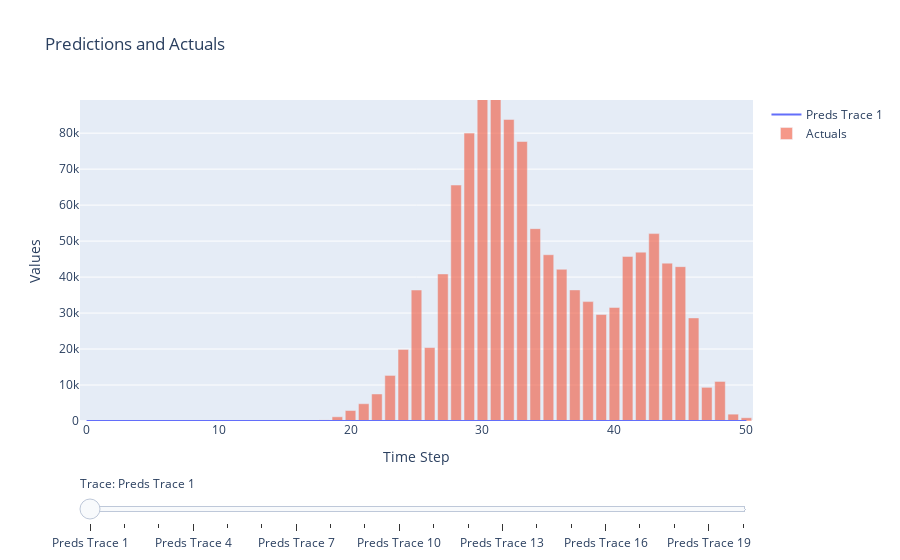

Notebook cell for this chart:
### Code cell
fig2.show()

### Figure 1 — Plotly figure (JSON) as saved in the notebook; plotly's stock layout.template omitted (floating-point values rounded to 4 significant figures)
{"data": [{"mode": "lines", "name": "Preds Trace 1", "type": "scatter", "visible": true, "x": [0, 1, 2, 3, 4, 5, 6, 7, 8, 9, 10, 11, 12, 13, 14, 15, 16, 17, 18, 19, 20, 21, 22, 23, 24, 25, 26, 27, 28, 29, 30, 31, 32, 33, 34, 35, 36, 37, 38, 39, 40, 41, 42, 43, 44, 45, 46, 47, 48, 49, 50], "y": [0.0, 0.0, 0.0, 0.0, 0.0, 0.0, 0.0, 0.0, 0.0, 0.0, 0.0, 0.0, 0.0, 0.0, 0.0, 0.0, 0.0, 0.0, 0.0, 0.0, 0.0, 0.0, 0.0, 0.0, 0.0, 0.0, 0.0, 0.0, 0.0, 0.0, 0.0, 0.0, 0.0, 0.0, 0.0, 0.0, 0.0, 0.0, 0.0, 0.0, 0.0, 0.0, 0.0, 0.0, 0.0, 0.0, 0.0, 0.0, 0.0, 0.0, 0.0]}, {"mode": "lines", "name": "Preds Trace 2", "type": "scatter", "visible": false, "x": [0, 1, 2, 3, 4, 5, 6, 7, 8, 9, 10, 11, 12, 13, 14, 15, 16, 17, 18, 19, 20, 21, 22, 23, 24, 25, 26, 27, 28, 29, 30, 31, 32, 33, 34, 35, 36, 37, 38, 39, 40, 41, 42, 43, 44, 45, 46, 47, 48, 49, 50], "y": [0.0, 0.0, 0.0, 0.0, 0.0, 0.0, 0.0, 0.0, 0.0, 0.0, 0.0, 0.0, 0.0, 0.0, 0.0, 0.0, 0.0, 0.0, 0.0, 0.0, 0.0, 0.0, 0.0, 0.0, 0.0, 0.0, 0.0, 0.0, 0.0, 0.0, 0.0, 0.0, 0.0, 0.0, 0.0, 0.0, 0.0, 0.0, 0.0, 0.0, 0.0, 0.0, 0.0, 0.0, 0.0, 0.0, 0.0, 0.0, 0.0, 0.0, 0.0]}, {"mode": "lines", "name": "Preds Trace 3", "type": "scatter", "visible": false, "x": [0, 1, 2, 3, 4, 5, 6, 7, 8, 9, 10, 11, 12, 13, 14, 15, 16, 17, 18, 19, 20, 21, 22, 23, 24, 25, 26, 27, 28, 29, 30, 31, 32, 33, 34, 35, 36, 37, 38, 39, 40, 41, 42, 43, 44, 45, 46, 47, 48, 49, 50], "y": [0.0, 0.0, 0.0, 0.0, 0.0, 0.0, 0.0, 0.0, 0.0, 0.0, 0.0, 0.0, 0.0, 0.0, 0.0, 0.0, 0.0, 0.0, 0.0, 0.0, 0.0, 0.0, 0.0, 0.0, 0.0, 0.0, 0.0, 0.0, 0.0, 0.0, 0.0, 0.0, 0.0, 0.0, 0.0, 0.0, 0.0, 0.0, 0.0, 0.0, 0.0, 0.0, 0.0, 0.0, 0.0, 0.0, 0.0, 0.0, 0.0, 0.0, 0.0]}, {"mode": "lines", "name": "Preds Trace 4", "type": "scatter", "visible": false, "x": [0, 1, 2, 3, 4, 5, 6, 7, 8, 9, 10, 11, 12, 13, 14, 15, 16, 17, 18, 19, 20, 21, 22, 23, 24, 25, 26, 27, 28, 29, 30, 31, 32, 33, 34, 35, 36, 37, 38, 39, 40, 41, 42, 43, 44, 45, 46, 47, 48, 49, 50], "y": [0.0, 0.0, 0.0, 0.0, 0.0, 0.0, 0.0, 0.0, 0.0, 0.0, 0.0, 0.0, 0.0, 0.0, 0.0, 0.0, 0.0, 0.0, 0.0, 0.0, 0.0, 0.0, 0.0, 0.0, 0.0, 0.0, 0.0, 0.0, 0.0, 0.0, 0.0, 0.0, 0.0, 0.0, 0.0, 0.0, 0.0, 0.0, 0.0, 0.0, 0.0, 0.0, 0.0, 0.0, 0.0, 0.0, 0.0, 0.0, 0.0, 0.0, 0.0]}, {"mode": "lines", "name": "Preds Trace 5", "type": "scatter", "visible": false, "x": [0, 1, 2, 3, 4, 5, 6, 7, 8, 9, 10, 11, 12, 13, 14, 15, 16, 17, 18, 19, 20, 21, 22, 23, 24, 25, 26, 27, 28, 29, 30, 31, 32, 33, 34, 35, 36, 37, 38, 39, 40, 41, 42, 43, 44, 45, 46, 47, 48, 49, 50], "y": [0.0, 0.0, 0.0, 0.0, 0.0, 0.0, 0.0, 0.0, 0.0, 0.0, 0.0, 0.0, 0.0, 0.0, 0.0, 0.0, 0.0, 0.0, 0.0, 0.0, 0.0, 0.0, 0.0, 0.0, 0.0, 0.0, 0.0, 0.0, 0.0, 0.0, 0.0, 0.0, 0.0, 0.0, 0.0, 0.0, 0.0, 0.0, 0.0, 0.0, 0.0, 0.0, 0.0, 0.0, 0.0, 0.0, 0.0, 0.0, 0.0, 0.0, 0.0]}, {"mode": "lines", "name": "Preds Trace 6", "type": "scatter", "visible": false, "x": [0, 1, 2, 3, 4, 5, 6, 7, 8, 9, 10, 11, 12, 13, 14, 15, 16, 17, 18, 19, 20, 21, 22, 23, 24, 25, 26, 27, 28, 29, 30, 31, 32, 33, 34, 35, 36, 37, 38, 39, 40, 41, 42, 43, 44, 45, 46, 47, 48, 49, 50], "y": [0.0, 0.0, 0.0, 0.0, 0.0, 0.0, 0.0, 0.0, 0.0, 0.2028, -1.135, 7.752, 31.04, 156.1, 318.0, 635.5, 915.3, 1106.0, 1401.0, 1767.0, 2072.0, 2681.0, 3253.0, 3903.0, 4862.0, 5864.0, 6306.0, 7657.0, 8089.0, 8270.0, 9016.0, 8898.0, 8918.0, 9172.0, 7711.0, 7374.0, 6632.0, 5698.0, 5743.0, 6256.0, 5822.0, 5351.0, 5298.0, 5148.0, 4136.0, 4248.0, 3490.0, 1907.0, 1276.0, 516.3, 335.1]}, {"mode": "lines", "name": "Preds Trace 7", "type": "scatter", "visible": false, "x": [0, 1, 2, 3, 4, 5, 6, 7, 8, 9, 10, 11, 12, 13, 14, 15, 16, 17, 18, 19, 20, 21, 22, 23, 24, 25, 26, 27, 28, 29, 30, 31, 32, 33, 34, 35, 36, 37, 38, 39, 40, 41, 42, 43, 44, 45, 46, 47, 48, 49, 50], "y": [0.0, 0.0, 0.0, 0.0, 0.0, 0.0, 0.0, 0.0, 0.0, 0.0, -1.128, 6.593, 31.2, 156.7, 318.2, 638.1, 918.1, 1109.0, 1407.0, 1770.0, 2079.0, 2688.0, 3262.0, 3917.0, 4881.0, 5885.0, 6330.0, 7686.0, 8121.0, 8301.0, 9051.0, 8932.0, 8950.0, 9322.0, 7740.0, 7403.0, 6658.0, 5722.0, 5766.0, 6282.0, 5846.0, 5374.0, 5321.0, 5170.0, 4154.0, 4267.0, 3505.0, 1916.0, 1281.0, 518.4, 336.5]}, {"mode": "lines", "name": "Preds Trace 8", "type": "scatter", "visible": false, "x": [0, 1, 2, 3, 4, 5, 6, 7, 8, 9, 10, 11, 12, 13, 14, 15, 16, 17, 18, 19, 20, 21, 22, 23, 24, 25, 26, 27, 28, 29, 30, 31, 32, 33, 34, 35, 36, 37, 38, 39, 40, 41, 42, 43, 44, 45, 46, 47, 48, 49, 50], "y": [0.0, 0.0, 0.0, 0.0, 0.0, 0.0, 0.0, 0.0, 0.0, 0.0, 0.0, 6.595, 32.83, 157.0, 318.7, 640.4, 919.6, 1112.0, 1411.0, 1773.0, 2086.0, 2694.0, 3270.0, 3926.0, 4890.0, 5894.0, 6341.0, 7699.0, 8135.0, 8314.0, 9162.0, 8946.0, 8965.0, 9338.0, 8307.0, 7416.0, 6669.0, 5731.0, 5775.0, 6291.0, 5855.0, 5382.0, 5329.0, 5178.0, 4160.0, 4273.0, 3510.0, 1918.0, 1283.0, 519.3, 337.0]}, {"mode": "lines", "name": "Preds Trace 9", "type": "scatter", "visible": false, "x": [0, 1, 2, 3, 4, 5, 6, 7, 8, 9, 10, 11, 12, 13, 14, 15, 16, 17, 18, 19, 20, 21, 22, 23, 24, 25, 26, 27, 28, 29, 30, 31, 32, 33, 34, 35, 36, 37, 38, 39, 40, 41, 42, 43, 44, 45, 46, 47, 48, 49, 50], "y": [0.0, 0.0, 0.0, 0.0, 0.0, 0.0, 0.0, 0.0, 0.0, 0.0, 0.0, 0.0, 32.86, 140.6, 319.0, 640.9, 906.1, 1113.0, 1402.0, 1758.0, 2088.0, 2662.0, 3256.0, 3901.0, 4861.0, 5885.0, 6346.0, 7688.0, 8131.0, 8308.0, 9169.0, 9027.0, 8972.0, 9336.0, 8280.0, 8527.0, 6658.0, 5733.0, 5783.0, 6296.0, 5859.0, 5385.0, 5333.0, 5181.0, 4163.0, 4276.0, 3512.0, 1920.0, 1284.0, 519.9, 337.5]}, {"mode": "lines", "name": "Preds Trace 10", "type": "scatter", "visible": false, "x": [0, 1, 2, 3, 4, 5, 6, 7, 8, 9, 10, 11, 12, 13, 14, 15, 16, 17, 18, 19, 20, 21, 22, 23, 24, 25, 26, 27, 28, 29, 30, 31, 32, 33, 34, 35, 36, 37, 38, 39, 40, 41, 42, 43, 44, 45, 46, 47, 48, 49, 50], "y": [0.0, 0.0, 0.0, 0.0, 0.0, 0.0, 0.0, 0.0, 0.0, 0.0, 0.0, 0.0, 0.0, 140.7, 235.6, 641.1, 906.5, 1041.0, 1403.0, 1711.0, 2004.0, 2663.0, 3078.0, 3819.0, 4718.0, 5730.0, 6277.0, 7691.0, 8253.0, 8265.0, 9184.0, 9030.0, 9627.0, 9340.0, 8237.0, 8374.0, 9192.0, 5655.0, 5775.0, 6317.0, 5862.0, 5388.0, 5335.0, 5184.0, 4165.0, 4278.0, 3514.0, 1921.0, 1285.0, 520.2, 337.7]}, {"mode": "lines", "name": "Preds Trace 11", "type": "scatter", "visible": false, "x": [0, 1, 2, 3, 4, 5, 6, 7, 8, 9, 10, 11, 12, 13, 14, 15, 16, 17, 18, 19, 20, 21, 22, 23, 24, 25, 26, 27, 28, 29, 30, 31, 32, 33, 34, 35, 36, 37, 38, 39, 40, 41, 42, 43, 44, 45, 46, 47, 48, 49, 50], "y": [0.0, 0.0, 0.0, 0.0, 0.0, 0.0, 0.0, 0.0, 0.0, 0.0, 0.0, 0.0, 0.0, 0.0, 235.7, 281.8, 906.7, 1041.0, 1093.0, 1711.0, 1797.0, 2298.0, 3078.0, 3045.0, 4402.0, 5200.0, 5832.0, 7386.0, 8256.0, 8608.0, 8983.0, 8998.0, 9630.0, 11510.0, 8240.0, 8174.0, 8981.0, 7596.0, 5426.0, 6270.0, 5852.0, 5390.0, 5338.0, 5186.0, 4167.0, 4280.0, 3515.0, 1921.0, 1285.0, 520.5, 337.9]}, {"mode": "lines", "name": "Preds Trace 12", "type": "scatter", "visible": false, "x": [0, 1, 2, 3, 4, 5, 6, 7, 8, 9, 10, 11, 12, 13, 14, 15, 16, 17, 18, 19, 20, 21, 22, 23, 24, 25, 26, 27, 28, 29, 30, 31, 32, 33, 34, 35, 36, 37, 38, 39, 40, 41, 42, 43, 44, 45, 46, 47, 48, 49, 50], "y": [0.0, 0.0, 0.0, 0.0, 0.0, 0.0, 0.0, 0.0, 0.0, 0.0, 0.0, 0.0, 0.0, 0.0, 0.0, 281.8, 305.3, 1042.0, 1093.0, 1192.0, 1798.0, 1951.0, 2466.0, 3045.0, 3100.0, 4783.0, 5827.0, 7843.0, 7742.0, 8610.0, 12450.0, 9484.0, 10050.0, 11520.0, 12890.0, 8177.0, 8725.0, 8765.0, 7250.0, 5866.0, 5780.0, 5769.0, 5340.0, 5189.0, 4169.0, 4282.0, 3517.0, 1922.0, 1286.0, 520.6, 337.9]}, {"mode": "lines", "name": "Preds Trace 13", "type": "scatter", "visible": false, "x": [0, 1, 2, 3, 4, 5, 6, 7, 8, 9, 10, 11, 12, 13, 14, 15, 16, 17, 18, 19, 20, 21, 22, 23, 24, 25, 26, 27, 28, 29, 30, 31, 32, 33, 34, 35, 36, 37, 38, 39, 40, 41, 42, 43, 44, 45, 46, 47, 48, 49, 50], "y": [0.0, 0.0, 0.0, 0.0, 0.0, 0.0, 0.0, 0.0, 0.0, 0.0, 0.0, 0.0, 0.0, 0.0, 0.0, 0.0, 305.3, 321.9, 1093.0, 1192.0, 1176.0, 1951.0, 2173.0, 2362.0, 3101.0, 3340.0, 5929.0, 11010.0, 10770.0, 8565.0, 12460.0, 17050.0, 11870.0, 13290.0, 12890.0, 16580.0, 8727.0, 9982.0, 10660.0, 6497.0, 6153.0, 5679.0, 6058.0, 5190.0, 4170.0, 4283.0, 3518.0, 1922.0, 1286.0, 520.7, 337.9]}, {"mode": "lines", "name": "Preds Trace 14", "type": "scatter", "visible": false, "x": [0, 1, 2, 3, 4, 5, 6, 7, 8, 9, 10, 11, 12, 13, 14, 15, 16, 17, 18, 19, 20, 21, 22, 23, 24, 25, 26, 27, 28, 29, 30, 31, 32, 33, 34, 35, 36, 37, 38, 39, 40, 41, 42, 43, 44, 45, 46, 47, 48, 49, 50], "y": [0.0, 0.0, 0.0, 0.0, 0.0, 0.0, 0.0, 0.0, 0.0, 0.0, 0.0, 0.0, 0.0, 0.0, 0.0, 0.0, 29.01, 322.2, 337.4, 1192.0, 1177.0, 1279.0, 2174.0, 2240.0, 2569.0, 3341.0, 5612.0, 12470.0, 20040.0, 16980.0, 13780.0, 17050.0, 23270.0, 17170.0, 17910.0, 16590.0, 20620.0, 9984.0, 12510.0, 12550.0, 7649.0, 6523.0, 5959.0, 6718.0, 4170.0, 4283.0, 3518.0, 1923.0, 1286.0, 520.5, 337.8]}, {"mode": "lines", "name": "Preds Trace 15", "type": "scatter", "visible": false, "x": [0, 1, 2, 3, 4, 5, 6, 7, 8, 9, 10, 11, 12, 13, 14, 15, 16, 17, 18, 19, 20, 21, 22, 23, 24, 25, 26, 27, 28, 29, 30, 31, 32, 33, 34, 35, 36, 37, 38, 39, 40, 41, 42, 43, 44, 45, 46, 47, 48, 49, 50], "y": [0.0, 0.0, 0.0, 0.0, 0.0, 0.0, 0.0, 0.0, 0.0, 0.0, 0.0, 0.0, 0.0, 0.0, 0.0, 0.0, 29.01, 120.4, 337.6, 955.1, 1178.0, 1280.0, 2004.0, 2241.0, 3056.0, 4137.0, 5613.0, 16320.0, 24170.0, 31340.0, 26360.0, 21250.0, 23270.0, 27980.0, 22590.0, 23760.0, 20620.0, 21630.0, 12510.0, 15720.0, 19640.0, 7417.0, 7017.0, 6632.0, 6126.0, 4284.0, 3518.0, 1923.0, 1286.0, 520.7, 337.9]}, {"mode": "lines", "name": "Preds Trace 16", "type": "scatter", "visible": false, "x": [0, 1, 2, 3, 4, 5, 6, 7, 8, 9, 10, 11, 12, 13, 14, 15, 16, 17, 18, 19, 20, 21, 22, 23, 24, 25, 26, 27, 28, 29, 30, 31, 32, 33, 34, 35, 36, 37, 38, 39, 40, 41, 42, 43, 44, 45, 46, 47, 48, 49, 50], "y": [0.0, 0.0, 0.0, 0.0, 0.0, 0.0, 0.0, 0.0, 0.0, 0.0, 0.0, 0.0, 0.0, 0.0, 0.0, 0.0, 29.01, 120.4, 303.9, 955.1, 2135.0, 1280.0, 2004.0, 2713.0, 3056.0, 5857.0, 9231.0, 16320.0, 34410.0, 37700.0, 43670.0, 39360.0, 29790.0, 27980.0, 33860.0, 27940.0, 29100.0, 21630.0, 21370.0, 15720.0, 23520.0, 34180.0, 8912.0, 7850.0, 6057.0, 6850.0, 3518.0, 1923.0, 1286.0, 520.7, 337.9]}, {"mode": "lines", "name": "Preds Trace 17", "type": "scatter", "visible": false, "x": [0, 1, 2, 3, 4, 5, 6, 7, 8, 9, 10, 11, 12, 13, 14, 15, 16, 17, 18, 19, 20, 21, 22, 23, 24, 25, 26, 27, 28, 29, 30, 31, 32, 33, 34, 35, 36, 37, 38, 39, 40, 41, 42, 43, 44, 45, 46, 47, 48, 49, 50], "y": [0.0, 0.0, 0.0, 0.0, 0.0, 0.0, 0.0, 0.0, 0.0, 0.0, 0.0, 0.0, 0.0, 0.0, 0.0, 0.0, 29.01, 120.4, 303.9, 1168.0, 2135.0, 2882.0, 2004.0, 2713.0, 4706.0, 5857.0, 11860.0, 25040.0, 34410.0, 55400.0, 49930.0, 56740.0, 46110.0, 34570.0, 33860.0, 39080.0, 31630.0, 27960.0, 21370.0, 20960.0, 23520.0, 40570.0, 40240.0, 12030.0, 7558.0, 6761.0, 5998.0, 1923.0, 1286.0, 520.7, 337.9]}, {"mode": "lines", "name": "Preds Trace 18", "type": "scatter", "visible": false, "x": [0, 1, 2, 3, 4, 5, 6, 7, 8, 9, 10, 11, 12, 13, 14, 15, 16, 17, 18, 19, 20, 21, 22, 23, 24, 25, 26, 27, 28, 29, 30, 31, 32, 33, 34, 35, 36, 37, 38, 39, 40, 41, 42, 43, 44, 45, 46, 47, 48, 49, 50], "y": [0.0, 0.0, 0.0, 0.0, 0.0, 0.0, 0.0, 0.0, 0.0, 0.0, 0.0, 0.0, 0.0, 0.0, 0.0, 0.0, 29.01, 120.4, 303.9, 1168.0, 2910.0, 2882.0, 4296.0, 2713.0, 4706.0, 11050.0, 11860.0, 28400.0, 48800.0, 55400.0, 70130.0, 63920.0, 60520.0, 47560.0, 38190.0, 39080.0, 42320.0, 29050.0, 27320.0, 20960.0, 26900.0, 40570.0, 46340.0, 45990.0, 14250.0, 8728.0, 5937.0, 4297.0, 1286.0, 520.7, 337.9]}, {"mode": "lines", "name": "Preds Trace 19", "type": "scatter", "visible": false, "x": [0, 1, 2, 3, 4, 5, 6, 7, 8, 9, 10, 11, 12, 13, 14, 15, 16, 17, 18, 19, 20, 21, 22, 23, 24, 25, 26, 27, 28, 29, 30, 31, 32, 33, 34, 35, 36, 37, 38, 39, 40, 41, 42, 43, 44, 45, 46, 47, 48, 49, 50], "y": [0.0, 0.0, 0.0, 0.0, 0.0, 0.0, 0.0, 0.0, 0.0, 0.0, 0.0, 0.0, 0.0, 0.0, 0.0, 0.0, 29.01, 120.4, 303.9, 1168.0, 2910.0, 4804.0, 4296.0, 8817.0, 4706.0, 11050.0, 20410.0, 28400.0, 53170.0, 76170.0, 70130.0, 84230.0, 67230.0, 58740.0, 43730.0, 40630.0, 42320.0, 37130.0, 27640.0, 25610.0, 26900.0, 42330.0, 46340.0, 51740.0, 38040.0, 15290.0, 7893.0, 4236.0, 3283.0, 520.7, 337.9]}, {"mode": "lines", "name": "Preds Trace 20", "type": "scatter", "visible": false, "x": [0, 1, 2, 3, 4, 5, 6, 7, 8, 9, 10, 11, 12, 13, 14, 15, 16, 17, 18, 19, 20, 21, 22, 23, 24, 25, 26, 27, 28, 29, 30, 31, 32, 33, 34, 35, 36, 37, 38, 39, 40, 41, 42, 43, 44, 45, 46, 47, 48, 49, 50], "y": [0.0, 0.0, 0.0, 0.0, 0.0, 0.0, 0.0, 0.0, 0.0, 0.0, 0.0, 0.0, 0.0, 0.0, 0.0, 0.0, 29.01, 120.4, 303.9, 1168.0, 2910.0, 4804.0, 7510.0, 8817.0, 19890.0, 11050.0, 20410.0, 40870.0, 53170.0, 80020.0, 89220.0, 84230.0, 83810.0, 65140.0, 49100.0, 42060.0, 42170.0, 37130.0, 33180.0, 25350.0, 31940.0, 42330.0, 46930.0, 51740.0, 43870.0, 36610.0, 11130.0, 8551.0, 3359.0, 1861.0, 337.7]}, {"name": "Actuals", "opacity": 0.6, "type": "bar", "x": [0, 1, 2, 3, 4, 5, 6, 7, 8, 9, 10, 11, 12, 13, 14, 15, 16, 17, 18, 19, 20, 21, 22, 23, 24, 25, 26, 27, 28, 29, 30, 31, 32, 33, 34, 35, 36, 37, 38, 39, 40, 41, 42, 43, 44, 45, 46, 47, 48, 49, 50], "y": [0.0, 0.0, 0.0, 0.0, 0.0, 0.0, 0.0, 0.0, 0.0, 0.0, 0.0, 0.0, 0.0, 0.0, 0.0, 0.0, 29.01, 120.4, 303.9, 1168.0, 2910.0, 4804.0, 7510.0, 12670.0, 19890.0, 36400.0, 20410.0, 40870.0, 65580.0, 80020.0, 91970.0, 98330.0, 83810.0, 77680.0, 53460.0, 46210.0, 42160.0, 36430.0, 33180.0, 29590.0, 31570.0, 45730.0, 46930.0, 52080.0, 43870.0, 42900.0, 28650.0, 9355.0, 10990.0, 1901.0, 899.9]}], "layout": {"barmode": "overlay", "sliders": [{"active": 0, "currentvalue": {"prefix": "Trace: "}, "pad": {"t": 51}, "steps": [{"args": [{"visible": [true, false, false, false, false, false, false, false, false, false, false, false, false, false, false, false, false, false, false, false, true]}], "label": "Preds Trace 1", "method": "update"}, {"args": [{"visible": [false, true, false, false, false, false, false, false, false, false, false, false, false, false, false, false, false, false, false, false, true]}], "label": "Preds Trace 2", "method": "update"}, {"args": [{"visible": [false, false, true, false, false, false, false, false, false, false, false, false, false, false, false, false, false, false, false, false, true]}], "label": "Preds Trace 3", "method": "update"}, {"args": [{"visible": [false, false, false, true, false, false, false, false, false, false, false, false, false, false, false, false, false, false, false, false, true]}], "label": "Preds Trace 4", "method": "update"}, {"args": [{"visible": [false, false, false, false, true, false, false, false, false, false, false, false, false, false, false, false, false, false, false, false, true]}], "label": "Preds Trace 5", "method": "update"}, {"args": [{"visible": [false, false, false, false, false, true, false, false, false, false, false, false, false, false, false, false, false, false, false, false, true]}], "label": "Preds Trace 6", "method": "update"}, {"args": [{"visible": [false, false, false, false, false, false, true, false, false, false, false, false, false, false, false, false, false, false, false, false, true]}], "label": "Preds Trace 7", "method": "update"}, {"args": [{"visible": [false, false, false, false, false, false, false, true, false, false, false, false, false, false, false, false, false, false, false, false, true]}], "label": "Preds Trace 8", "method": "update"}, {"args": [{"visible": [false, false, false, false, false, false, false, false, true, false, false, false, false, false, false, false, false, false, false, false, true]}], "label": "Preds Trace 9", "method": "update"}, {"args": [{"visible": [false, false, false, false, false, false, false, false, false, true, false, false, false, false, false, false, false, false, false, false, true]}], "label": "Preds Trace 10", "method": "update"}, {"args": [{"visible": [false, false, false, false, false, false, false, false, false, false, true, false, false, false, false, false, false, false, false, false, true]}], "label": "Preds Trace 11", "method": "update"}, {"args": [{"visible": [false, false, false, false, false, false, false, false, false, false, false, true, false, false, false, false, false, false, false, false, true]}], "label": "Preds Trace 12", "method": "update"}, {"args": [{"visible": [false, false, false, false, false, false, false, false, false, false, false, false, true, false, false, false, false, false, false, false, true]}], "label": "Preds Trace 13", "method": "update"}, {"args": [{"visible": [false, false, false, false, false, false, false, false, false, false, false, false, false, true, false, false, false, false, false, false, true]}], "label": "Preds Trace 14", "method": "update"}, {"args": [{"visible": [false, false, false, false, false, false, false, false, false, false, false, false, false, false, true, false, false, false, false, false, true]}], "label": "Preds Trace 15", "method": "update"}, {"args": [{"visible": [false, false, false, false, false, false, false, false, false, false, false, false, false, false, false, true, false, false, false, false, true]}], "label": "Preds Trace 16", "method": "update"}, {"args": [{"visible": [false, false, false, false, false, false, false, false, false, false, false, false, false, false, false, false, true, false, false, false, true]}], "label": "Preds Trace 17", "method": "update"}, {"args": [{"visible": [false, false, false, false, false, false, false, false, false, false, false, false, false, false, false, false, false, true, false, false, true]}], "label": "Preds Trace 18", "method": "update"}, {"args": [{"visible": [false, false, false, false, false, false, false, false, false, false, false, false, false, false, false, false, false, false, true, false, true]}], "label": "Preds Trace 19", "method": "update"}, {"args": [{"visible": [false, false, false, false, false, false, false, false, false, false, false, false, false, false, false, false, false, false, false, true, true]}], "label": "Preds Trace 20", "method": "update"}]}], "title": {"text": "Predictions and Actuals"}, "xaxis": {"title": {"text": "Time Step"}}, "yaxis": {"range": [0, 89220.0], "title": {"text": "Values"}}}}
